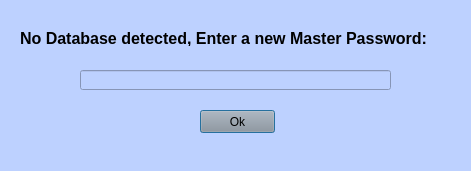
<?xml version="1.0" encoding="UTF-8"?>
<ui version="4.0">
 <class>Dialog</class>
 <widget class="QDialog" name="Dialog">
  <property name="geometry">
   <rect>
    <x>0</x>
    <y>0</y>
    <width>471</width>
    <height>171</height>
   </rect>
  </property>
  <property name="windowTitle">
   <string>New Database</string>
  </property>
  <property name="styleSheet">
   <string notr="true">background-color:rgb(189, 209, 255)</string>
  </property>
  <widget class="QPushButton" name="pushButton">
   <property name="geometry">
    <rect>
     <x>200</x>
     <y>110</y>
     <width>75</width>
     <height>23</height>
    </rect>
   </property>
   <property name="styleSheet">
    <string notr="true">
background-color: rgb(149, 149, 154);</string>
   </property>
   <property name="text">
    <string>Ok</string>
   </property>
  </widget>
  <widget class="QLineEdit" name="lineEdit">
   <property name="geometry">
    <rect>
     <x>80</x>
     <y>70</y>
     <width>311</width>
     <height>20</height>
    </rect>
   </property>
  </widget>
  <widget class="QLabel" name="label">
   <property name="geometry">
    <rect>
     <x>20</x>
     <y>30</y>
     <width>441</width>
     <height>16</height>
    </rect>
   </property>
   <property name="font">
    <font>
     <pointsize>12</pointsize>
     <weight>75</weight>
     <bold>true</bold>
    </font>
   </property>
   <property name="text">
    <string>No Database detected, Enter a new Master Password:</string>
   </property>
  </widget>
 </widget>
 <resources/>
 <connections/>
</ui>
